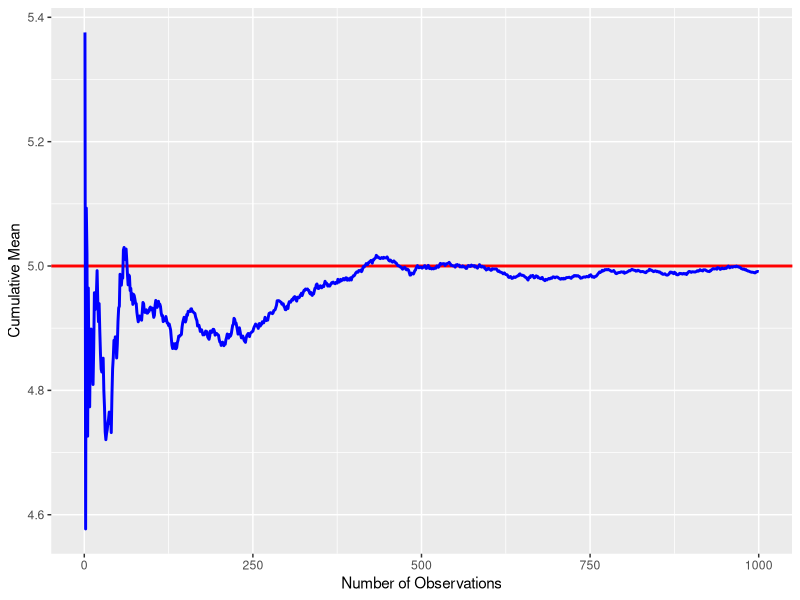
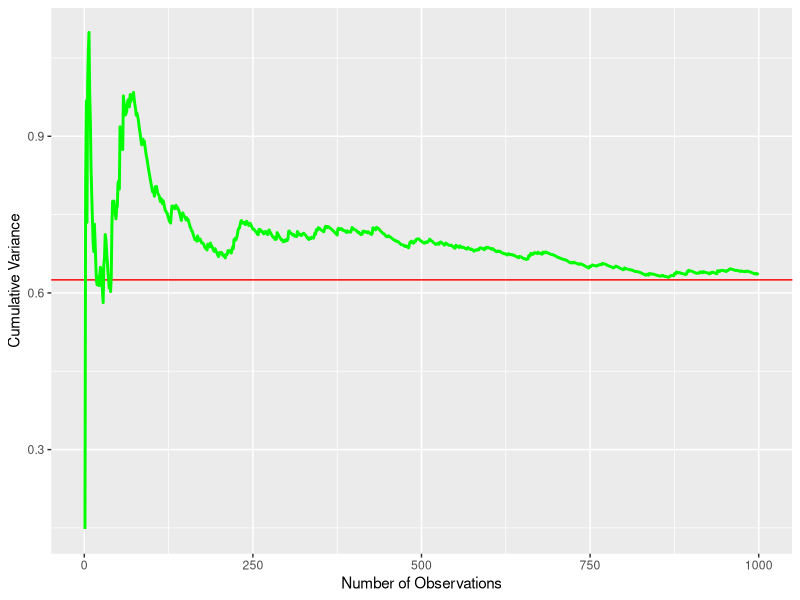
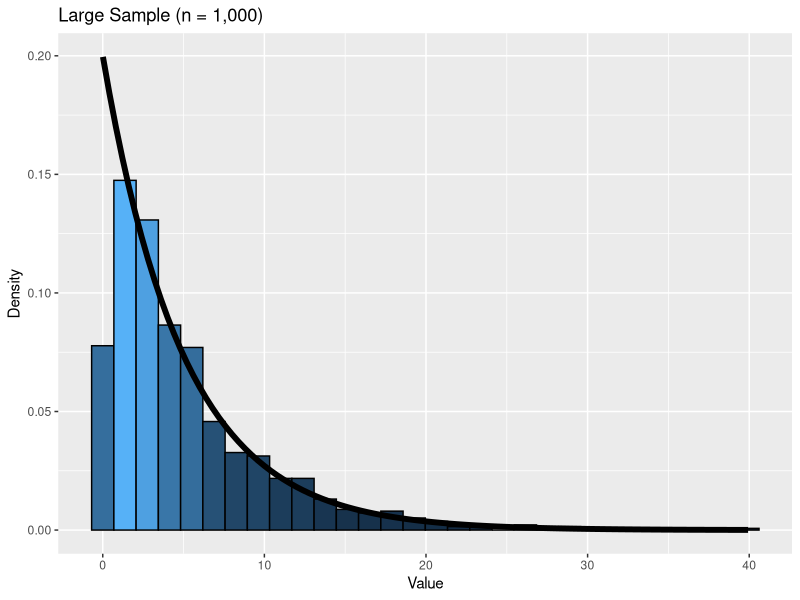
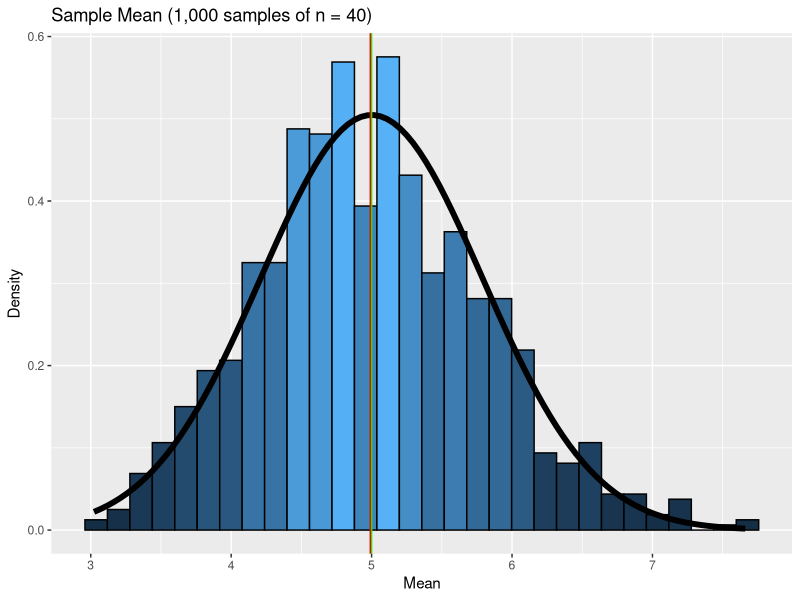

Recreate these plots in R, in order.
## ---- chunk 1
noSim <- 1000; sampleSize <- 40; lambda <- .2
rv <- rexp(noSim * sampleSize, lambda)
randomExps <- data.frame(
  sampleMeans = rowMeans(matrix(rv, noSim)), 
  largeSample = sample(rv, noSim) 
)
## ---- chunk 2
xbar <- mean(randomExps$sampleMeans)
mu <- 1/lambda
## ---- chunk 3
library(ggplot2)
means <- cumsum(randomExps$sampleMeans) / (1 : noSim)
g <- ggplot(data.frame(x = 1 : noSim, y = means), aes(x = x, y = y))
g <- g + geom_hline(yintercept = mu, size = 1, color = "red")
g <- g + geom_line(size = 1, color = "blue")
g <- g + labs(x = "Number of Observations", y = "Cumulative Mean")
g
## ---- chunk 4
se <- 1/(lambda*sqrt(sampleSize))
sVar <- var(randomExps$sampleMeans)
var <- se^2
## ---- chunk 5
vars <- cumsum((randomExps$sampleMeans-xbar)^2) / (1 : noSim)
g <- ggplot(data.frame(x = 1 : noSim, y = vars), aes(x = x, y = y))
g <- g + geom_hline(yintercept = var, color = "red")
g <- g + geom_line(size = 1, color = "green")
g <- g + labs(x = "Number of Observations", y = "Cumulative Variance")
g
## ---- chunk 6
g <- ggplot(randomExps, aes(x = largeSample))
g <- g + geom_histogram(color = "black", aes(y = ..density.., fill = ..density..))
g <- g + guides(fill=FALSE)
g <- g + stat_function(fun = dexp, args = list(rate = lambda), size = 2)
g + labs(x = "Value", y = "Density", title = "Large Sample (n = 1,000)")
## ---- chunk 7
g <- ggplot(randomExps, aes(x = sampleMeans))
g <- g + geom_histogram(colour = "black", aes(y = ..density.., fill = ..density..))
g <- g + guides(fill=FALSE)
g <- g + stat_function(fun = dnorm, args = list(mean = mu, sd = se), size = 2)
g <- g + geom_vline(xintercept = mu, color = "green")
g <- g + geom_vline(xintercept = xbar, color = "red")
g + labs(x = "Mean", y = "Density", title = "Sample Mean (1,000 samples of n = 40)")
